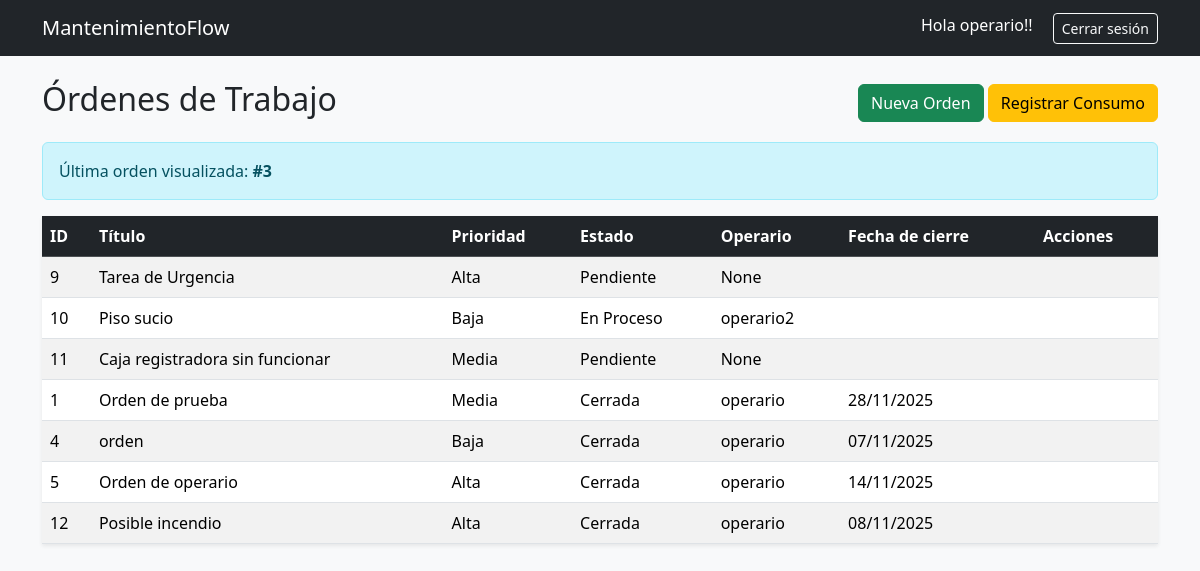
The page / (signed in) on the database its author committed.
### mantenimiento/models.py (models this page shows, shortened)
class OrdenDeTrabajo(models.Model):
    PRIORIDAD = [
        ('Baja', 'Baja'),
        ('Media', 'Media'),
        ('Alta', 'Alta')
    ]
    ESTADO = [
        ('Pendiente', 'Pendiente'),
        ('En Proceso', 'En Proceso'),
        ('Cerrada', 'Cerrada')
    ]
    titulo = models.CharField(max_length=100)
    descripcion_falla = models.TextField()
    prioridad = models.CharField(max_length=10, choices=PRIORIDAD)
    fecha_creacion = models.DateField(auto_now_add=True)
    fecha_cierre_real = models.DateField(null=True, blank=True)
    estado = models.CharField(max_length=15, choices=ESTADO, default='Pendiente')
    creador = models.ForeignKey(User, related_name='ordenes_creadas', on_delete=models.CASCADE)
    operario_asignado = models.ForeignKey(User, related_name='ordenes_asignadas', null=True, blank=True, on_delete=models.SET_NULL)

### mantenimiento/views.py (the view)
# urls.py: path('', views.orden_list, name='orden_list'),
@login_required
def orden_list(request):
    user = request.user
    if user.groups.filter(name='Operario').exists():
        ordenes = OrdenDeTrabajo.objects.filter(creador=user) | OrdenDeTrabajo.objects.filter(operario_asignado=user)
    else:
        ordenes = OrdenDeTrabajo.objects.all()
    ultima = request.session.get('ultima_orden')
    return render(request, 'orden_list.html', {'ordenes': ordenes, 'ultima_orden': ultima})

### mantenimiento/templates/orden_list.html (shortened to what this page needs)
{% extends "base.html" %}
{% block content %}
<div class="d-flex justify-content-between align-items-center mb-3">
  <h2>Órdenes de Trabajo</h2>
  <div>
    {% if perms.mantenimiento.add_ordendetrabajo %}
    <a href="{% url 'crear_orden' %}" class="btn btn-success">Nueva Orden</a>
    {% endif %}
    {% if perms.mantenimiento.add_consumosuministro %}
    <a href="{% url 'registrar_consumo' %}" class="btn btn-warning">Registrar Consumo</a>
    {% endif %}
  </div>
</div>
{% if ultima_orden %}
  <div class="alert alert-info">
    Última orden visualizada: <strong>#{{ ultima_orden }}</strong>
  </div>
{% endif %}
{% if ordenes %}
  <table class="table table-striped shadow-sm">
    <thead class="table-dark">
      <tr>
        <th>ID</th>
        <th>Título</th>
        <th>Prioridad</th>
        <th>Estado</th>
        <th>Operario</th>
        <th>Fecha de cierre</th>
        <th>Acciones</th>
      </tr>
    </thead>
    <tbody>
      {% for orden in ordenes %}
      <tr {% if orden.id|stringformat:"s" == ultima_orden|stringformat:"s" %}class="table-info"{% endif %}>
        <td>{{ orden.id }}</td>
        <td>{{ orden.titulo }}</td>
        <td>{{ orden.prioridad }}</td>
        <td>{{ orden.estado }}</td>
        <td>{{ orden.operario_asignado }}</td>
        <td>{{ orden.fecha_cierre_real|date:"d/m/Y" }}</td>
        <td>
        </td>
      </tr>
      {% endfor %}
    </tbody>
  </table>
{% else %}
  <div class="alert alert-secondary text-center">
    No hay órdenes registradas.
  </div>
{% endif %}
{% endblock %}

### mantenimiento/templates/base.html (shortened to what this page needs)
<!DOCTYPE html>
<html lang="es">
<head>
  <link href="https://cdn.jsdelivr.net/npm/bootstrap@5.3.3/dist/css/bootstrap.min.css" rel="stylesheet">
  {% load static %}
</head>
<body class="bg-light">
  <nav class="navbar navbar-expand-lg navbar-dark bg-dark">
    <div class="container">
      <a class="navbar-brand" href="{% url 'orden_list' %}"> MantenimientoFlow</a>
      <div class="d-flex gap-1">
        {% if user.is_authenticated %}
          <span class="text-white me-3">Hola {{ user.username }}!!</span>
          <form action="{% url 'logout' %}" method="post" class="d-inline">
            <button type="submit" class="btn btn-outline-light btn-sm">Cerrar sesión</button>
          </form>
        {% else %}
          <a href="{% url 'login' %}" class="btn btn-outline-light btn-sm">Iniciar sesión</a>
        {% endif %}
      </div>
    </div>
  </nav>
  <main class="container mt-4 mb-5">
    {% block content %}{% endblock %}
  </main>
</body>
</html>

### rows shown on the page
OrdenDeTrabajo: id "9", titulo "Tarea de Urgencia", prioridad "Alta", estado "Pendiente", operario_asignado "None"
OrdenDeTrabajo: id "10", titulo "Piso sucio", prioridad "Baja", estado "En Proceso", operario_asignado "operario2"
OrdenDeTrabajo: id "11", titulo "Caja registradora sin funcionar", prioridad "Media", estado "Pendiente", operario_asignado "None"
OrdenDeTrabajo: id "1", titulo "Orden de prueba", prioridad "Media", estado "Cerrada", operario_asignado "operario", fecha_cierre_real "28/11/2025"
OrdenDeTrabajo: id "4", titulo "orden", prioridad "Baja", estado "Cerrada", operario_asignado "operario", fecha_cierre_real "07/11/2025"
OrdenDeTrabajo: id "5", titulo "Orden de operario", prioridad "Alta", estado "Cerrada", operario_asignado "operario", fecha_cierre_real "14/11/2025"
OrdenDeTrabajo: id "12", titulo "Posible incendio", prioridad "Alta", estado "Cerrada", operario_asignado "operario", fecha_cierre_real "08/11/2025"

### other values the page prints
{{ user.username }} "operario"
{{ ultima_orden }} "3"
